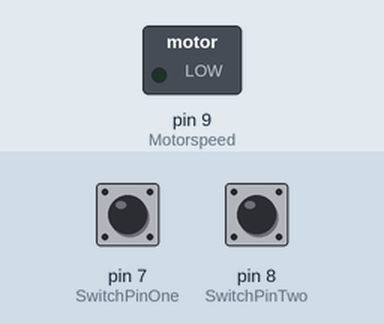
Simulated run of this sketch. Board: Arduino Uno, built with avr-gcc and run on an emulated ATmega328P. Parts: switched loads named in the sketch (green lamp = pin HIGH). The test bench sets the inputs (shaded band); at power-on: pin 7 (SwitchPinOne) HIGH, pin 8 (SwitchPinTwo) HIGH.

Above: at 1.2 s.
1.3 s: pin 7 (SwitchPinOne) pulled LOW for 3.2 s
At 4.7 s:
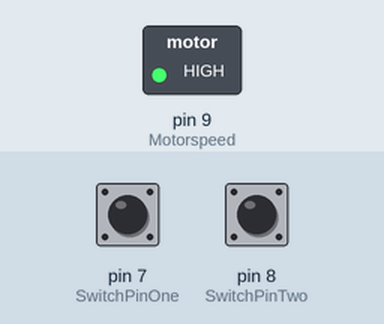
6.0 s: pin 8 (SwitchPinTwo) pulled LOW for 3.2 s
At 8.3 s:
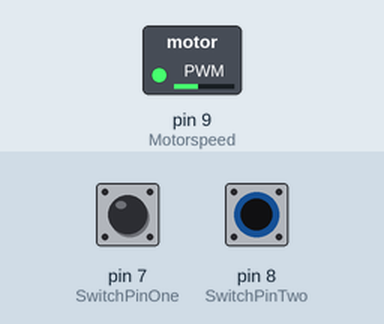
10.7 s: pin 8 (SwitchPinTwo) pulled LOW for 0.15 s
At 11.5 s:
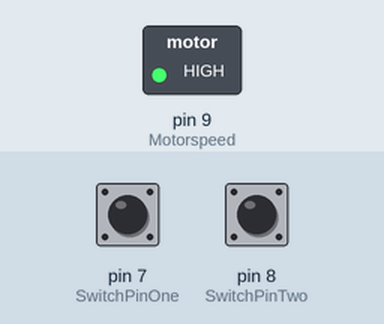
12.3 s: pin 7 (SwitchPinOne) pulled LOW for 0.15 s
At 12.8 s:
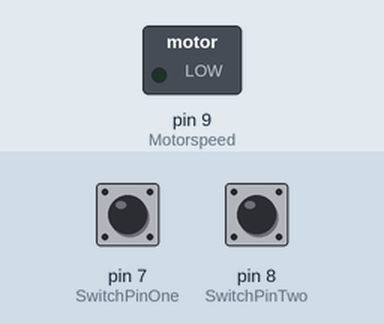
Timing chart, 0 to 14.9 s (numbered marks = the images above; inputs shaded):
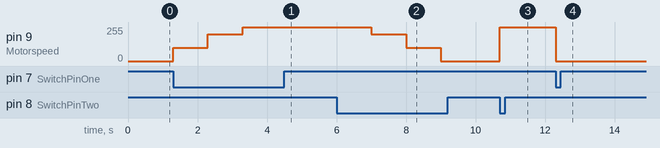

The sketch:

motor.ino
```cpp
int SwitchPinOne = 7;
int SwitchPinTwo = 8;
int Motorspeed = 9;

int x = 0;

void setup()
{
    pinMode(SwitchPinOne, INPUT);
    pinMode(SwitchPinTwo, INPUT);
    pinMode(Motorspeed, OUTPUT);
}

void loop()
{
    if (LOW == digitalRead(SwitchPinOne))
    {
        x = x + 100;
        analogWrite(Motorspeed, x);
        delay(1000);
    }
    if (LOW == digitalRead(SwitchPinTwo))
    {
        x = x - 100;
        analogWrite(Motorspeed, x);
        delay(1000);
    }
}
```

Measured:
- after the input at 1.3 s, pin 9 (Motorspeed): 0/255 → 100/255 at once, → 200/255 1.0 s later, → 255/255 1.0 s later
- after the input at 6.0 s, pin 9 (Motorspeed): 255/255 → 200/255 after 1.0 s, → 100/255 1.0 s later, → 0/255 1.0 s later
- after the input at 10.7 s, pin 9 (Motorspeed): 0/255 → 255/255 at once
- after the input at 12.3 s, pin 9 (Motorspeed): 255/255 → 0/255 at once
